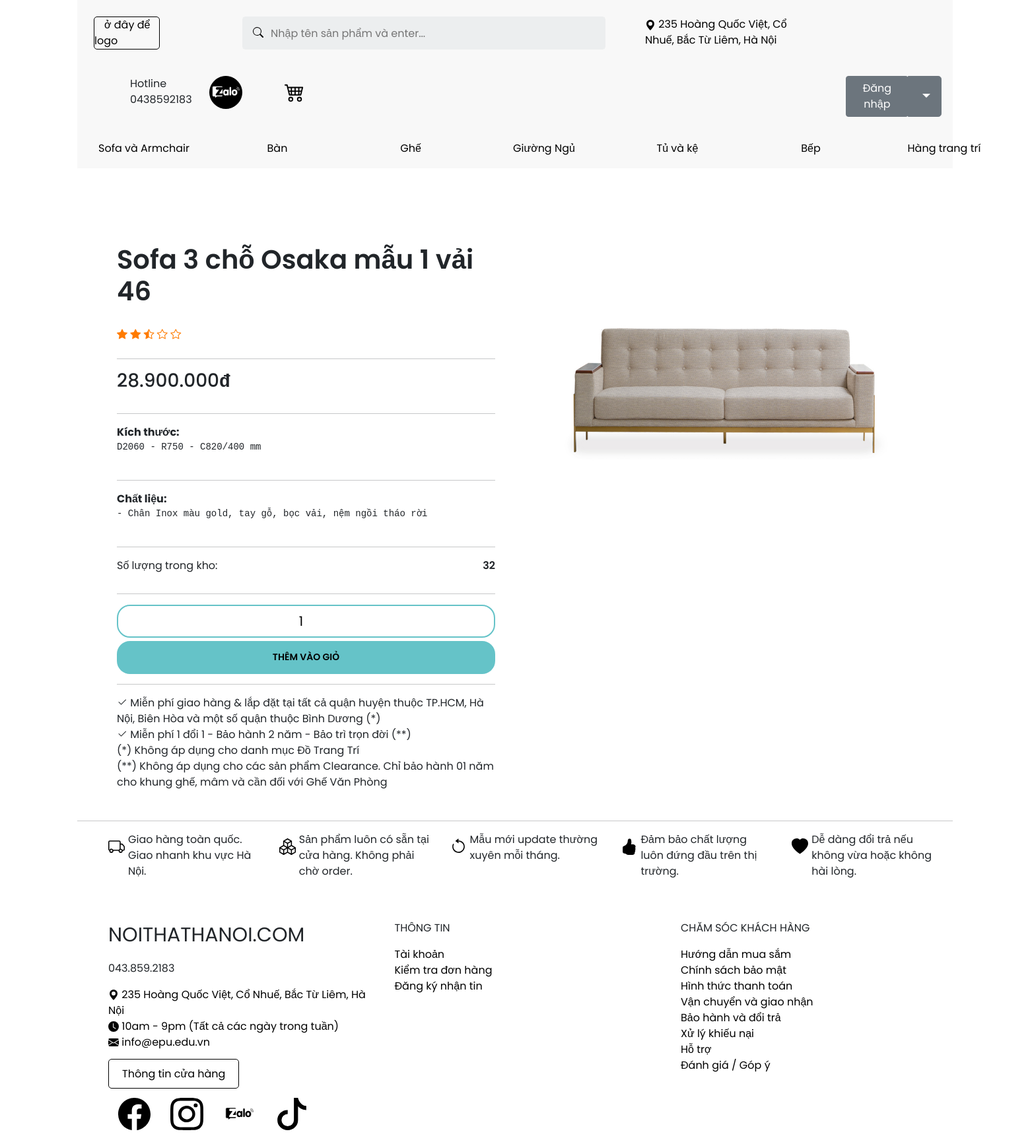
Screenshot of /index.php?quanly=chitiet-sp&id=2&thuonghieu=SofaArmchair with the database file from the repository.
### tables this page shows
CREATE TABLE `tb_sanpham` (
  `id` int(11) NOT NULL,
  `tensp` varchar(255) NOT NULL,
  `img` char(150) NOT NULL,
  `kichthuoc` varchar(255) NOT NULL,
  `gia` int(20) NOT NULL,
  `chatlieu` varchar(255) NOT NULL,
  `soluongton` int(20) NOT NULL,
  `ma_loai` int(20) NOT NULL,
  `ma_item` int(20) NOT NULL
);

### tmp/chitiet-sp.php (the view, shortened to what this page needs)
<?php
    include './admincp/config/connect_db.php';
    $query = "SELECT * FROM `tb_sanpham` WHERE `id`=$id";
    $mysql = mysqli_query($conn, $query);
    $row = mysqli_fetch_array($mysql);
    if ($row['soluongton']<1){
        $soluong = 'Hết hàng';
    }else{
        $soluong = number_format($row['soluongton'], 0, ",", ".");
    }
?>
<div class="cach"></div>
<div class="chitiet-sp">
    <div class="thongtin-sp">
        <h1><?=$row['tensp']?></h1>
        <div class="star">
            <span class="star-item"><i class="bi bi-star-fill"></i></span>
            <span class="star-item"><i class="bi bi-star-fill"></i></span>
            <span class="star-item"><i class="bi bi-star-half"></i></span>
            <span class="star-item"><i class="bi bi-star"></i></span>
            <span class="star-item"><i class="bi bi-star"></i></span>
        </div>
        <hr>
        <?php if ($row['gia'] > 0) {?>
            <h3><?=number_format($row['gia'], 0, ",", ".")?><samp>đ</samp></h3><hr>
        <?php } else {?>
        <?php }?>
        <?php if ($row['kichthuoc'] != "" || $row['chatlieu'] != "") {?>
            <div>
                <?php if ($row['kichthuoc'] != "") {?>
                    <label><b>Kích thước: </b><pre><?=$row['kichthuoc']?></pre></label><br><hr>
                <?php } else {?>
                <?php }?>
                <?php if ($row['chatlieu'] != "") {?>
                    <label><b>Chất liệu: </b><pre><?=$row['chatlieu']?></pre></label>
                <?php } else {?>
                <?php }?>
            </div><hr>
        <?php } else {?>
        <?php }?>
        <?php if ($row['soluongton'] > 0) {?>
            <p>Số lượng trong kho: <span><?=$soluong?></span></p><hr>
        <?php } else {?>
        <?php }?>
        <?php if ($row['gia'] > 0) {?>
            <div class="giohang">
                <form action="../index.php?quanly=cart&action=add" method="POST">
                    <input class="giohang-number" name="soluong[<?=$row['id']?>]" type="number" value="1">
                    <input class="giohang-button" name="submit" type="submit" value="Thêm vào giỏ">
                </form>
            </div><hr style="margin-top: 70px;">
        <?php } else {?>
        <?php }?>
        <label><i class="bi bi-check2"></i> Miễn phí giao hàng & lắp đặt tại tất cả quận huyện thuộc TP.HCM, Hà Nội, Biên Hòa và một số quận thuộc Bình Dương (*)</label>
        <label><i class="bi bi-check2"></i> Miễn phí 1 đổi 1 - Bảo hành 2 năm - Bảo trì trọn đời (**)</label>
        <label>(*) Không áp dụng cho danh mục Đồ Trang Trí</label>
        <label>(**) Không áp dụng cho các sản phẩm Clearance. Chỉ bảo hành 01 năm cho khung ghế, mâm và cần đối với Ghế Văn Phòng</label>
    </div>
    <div class="image-sp">
        <img src="<?=$row['img']?>" alt="<?=$row['tensp']?>">
    </div>
</div>

### asset/css/main.css (style rules this page uses)
* { margin:0;padding:0;box-sizing:border-box;font-family:"Poppins",sans-serif; }
body { display:flex;align-items:center;justify-content:center;background:#ffffff; }
.cach { width: 100%; height: 30px; background: #ffffff; }
.chitiet-sp { padding: 30px 30px; }
.chitiet-sp .thongtin-sp { padding: 30px 30px; width: 50%; height: auto; float: left; }
.chitiet-sp .thongtin-sp h1 { font-weight: 600; margin-bottom: 30px; }
.chitiet-sp .thongtin-sp p { margin-bottom: 30px; }
.chitiet-sp .thongtin-sp .star { color: #ff7b00; }
.chitiet-sp .thongtin-sp h3 { margin-bottom: 30px; }
.chitiet-sp .thongtin-sp h3 samp { font-weight: 600; }
.chitiet-sp .thongtin-sp .giohang { width: auto; height: 50px; margin-bottom: 50px; }
.chitiet-sp .thongtin-sp .giohang input[type='number'] { width: 100%; height: 50px; border-color: #65c3c8; border-style: solid; border-radius: 20px; font-size: 20px; text-align: center; margin-bottom: 5px; }
.chitiet-sp .thongtin-sp .giohang input[type='submit'] { width: 100%; height: 50px; align-items: center; background: #65c3c8; border-color: #65c3c8; border-style: solid; border-radius: 20px; display: flex; flex-wrap: wrap; font-size: 14px; font-weight: 600; justify-content: center; text-align: center; text-transform: uppercase; transition: 0.25s ease-in-out; }
.chitiet-sp .thongtin-sp p span { float: right; font-weight: 600; }
.chitiet-sp .image-sp { padding: 30px 30px; width: 50%; height: auto; float: left; }
.chitiet-sp .image-sp img { width: 100%; height: auto; border-radius: 5px; }

### rows the page displays
tb_sanpham: tensp "Sofa 3 chỗ Osaka mẫu 1 vải 46", gia "28.900.000", kichthuoc "D2060 - R750 - C820/400 mm", chatlieu "- Chân Inox màu gold, tay gỗ, bọc vải, nệm ngồi tháo rời", soluongton "32", img (picture)
